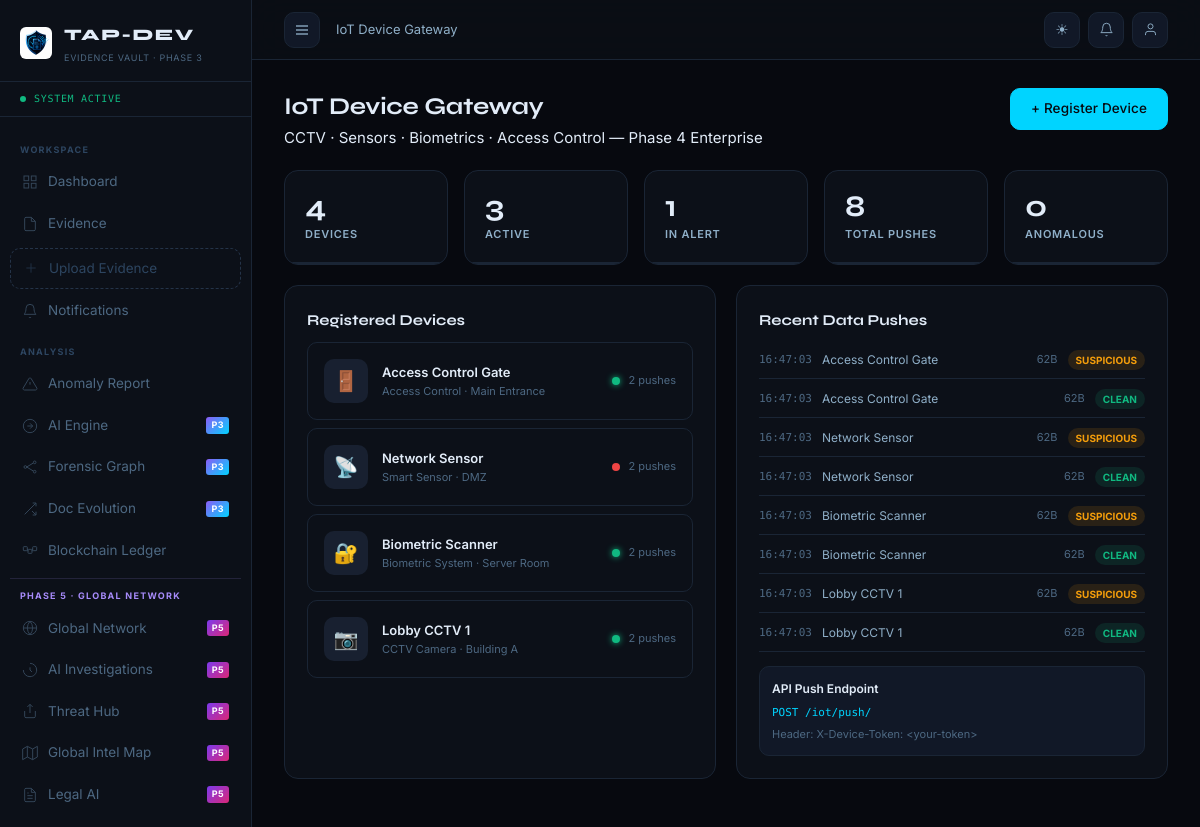
Page /iot/ (signed in) on the committed database.
### apps/iot_gateway/models.py (models this page shows, shortened)
class IoTDevice(models.Model):
    DEVICE_TYPE = [
        ('CCTV','CCTV Camera'),('SENSOR','Smart Sensor'),('BIOMETRIC','Biometric System'),
        ('ACCESS_CTRL','Access Control'),('INDUSTRIAL','Industrial IoT'),('NETWORK','Network Device'),
        ('MOBILE_UNIT','Mobile Unit'),('DRONE','Drone / UAV'),('WEARABLE','Wearable Device'),
    ]
    STATUS_CHOICES = [('ACTIVE','Active'),('INACTIVE','Inactive'),('ALERT','In Alert'),('MAINTENANCE','Maintenance')]
    id           = models.UUIDField(primary_key=True, default=uuid.uuid4, editable=False)
    organization = models.ForeignKey('tap_org.Organization', on_delete=models.CASCADE, related_name='iot_devices')
    name         = models.CharField(max_length=150)
    device_type  = models.CharField(max_length=20, choices=DEVICE_TYPE)
    serial_number = models.CharField(max_length=100, unique=True)
    location     = models.CharField(max_length=200, blank=True)
    ip_address   = models.GenericIPAddressField(null=True, blank=True)
    api_token    = models.CharField(max_length=64, unique=True)
    status       = models.CharField(max_length=15, choices=STATUS_CHOICES, default='ACTIVE')
    registered_at = models.DateTimeField(auto_now_add=True)
    registered_by = models.ForeignKey(User, on_delete=models.SET_NULL, null=True)
    last_ping    = models.DateTimeField(null=True, blank=True)
    total_pushes = models.BigIntegerField(default=0)
    firmware_version = models.CharField(max_length=50, blank=True)
    geo_lat      = models.FloatField(null=True, blank=True)
    geo_lon      = models.FloatField(null=True, blank=True)
    metadata     = models.JSONField(default=dict)
    class Meta:
        db_table = 'tap_iot_devices'
        ordering = ['-registered_at']

class IoTDataPush(models.Model):
    VERDICT_CHOICES = [('CLEAN','Clean'),('SUSPICIOUS','Suspicious'),('ANOMALOUS','Anomalous'),('PENDING','Pending')]
    device       = models.ForeignKey(IoTDevice, on_delete=models.CASCADE, related_name='data_pushes')
    received_at  = models.DateTimeField(auto_now_add=True)
    payload_hash = models.CharField(max_length=64)
    payload_size = models.IntegerField(default=0)
    payload_type = models.CharField(max_length=50, default='json')
    verdict      = models.CharField(max_length=15, choices=VERDICT_CHOICES, default='PENDING')
    ai_score     = models.FloatField(default=0.0)
    evidence     = models.ForeignKey('tap_evidence.Evidence', null=True, blank=True, on_delete=models.SET_NULL)
    raw_preview  = models.TextField(blank=True)
    metadata     = models.JSONField(default=dict)
    class Meta:
        db_table = 'tap_iot_pushes'
        ordering = ['-received_at']

### apps/iot_gateway/views.py (the view)
    @login_required
    def wrap(request, *args, **kwargs):
        if getattr(getattr(request.user,'profile',None),'role','') in ('ANALYST','ADMIN'):
            return fn(request, *args, **kwargs)
        messages.error(request, 'Access denied.')
        return redirect('dashboard:home')

### apps/iot_gateway/views.py (called while the page is built)
def admin_required(fn):
    @login_required
    def wrap(request, *args, **kwargs):
        if getattr(getattr(request.user,'profile',None),'role','') in ('ANALYST','ADMIN'):
            return fn(request, *args, **kwargs)
        messages.error(request, 'Access denied.')
        return redirect('dashboard:home')
    return wrap

@admin_required
def iot_dashboard(request):
    devices   = IoTDevice.objects.select_related('organization').order_by('-registered_at')
    pushes    = IoTDataPush.objects.select_related('device').order_by('-received_at')[:40]
    active    = devices.filter(status='ACTIVE').count()
    alert_ct  = devices.filter(status='ALERT').count()
    total_pushes = IoTDataPush.objects.count()
    anomalous = IoTDataPush.objects.filter(verdict='ANOMALOUS').count()
    return render(request, 'iot_gateway/dashboard.html', {
        'devices': devices, 'pushes': pushes,
        'stats': {'total': devices.count(), 'active': active, 'alert': alert_ct,
                  'total_pushes': total_pushes, 'anomalous': anomalous},
    })

### apps/notifications/context_processors.py (called while the page is built)
def notifications_ctx(request):
    if request.user.is_authenticated:
        count = request.user.notifications.filter(is_read=False).count()
        return {'unread_notifications': count}
    return {'unread_notifications': 0}

### apps/users/models.py (called while the page is built)
    def get_avatar_initials(self):
        fn = self.user.first_name[:1] if self.user.first_name else ''
        ln = self.user.last_name[:1]  if self.user.last_name  else ''
        return (fn + ln).upper() or self.user.username[:2].upper()

### templates/iot_gateway/dashboard.html (shortened to what this page needs)
{% extends 'base.html' %}
{% block breadcrumb %}IoT Device Gateway{% endblock %}
{% block content %}
<div class="page-header" style="margin-bottom:20px;">
  <div class="page-header-left"><div class="page-title">IoT Device Gateway</div>
    <div class="page-subtitle">CCTV · Sensors · Biometrics · Access Control — Phase 4 Enterprise</div></div>
  <a href="{% url 'iot:register' %}" class="btn btn-primary">+ Register Device</a>
</div>
<div class="stats-grid" style="grid-template-columns:repeat(5,1fr);margin-bottom:20px;">
  <div class="stat-card"><div class="stat-value">{{ stats.total }}</div><div class="stat-label">Devices</div></div>
  <div class="stat-card"><div class="stat-value risk-safe">{{ stats.active }}</div><div class="stat-label">Active</div></div>
  <div class="stat-card"><div class="stat-value risk-critical">{{ stats.alert }}</div><div class="stat-label">In Alert</div></div>
  <div class="stat-card"><div class="stat-value">{{ stats.total_pushes }}</div><div class="stat-label">Total Pushes</div></div>
  <div class="stat-card"><div class="stat-value risk-high">{{ stats.anomalous }}</div><div class="stat-label">Anomalous</div></div>
</div>
<div class="two-col" style="gap:20px;">
  <div class="card">
    <div class="card-header"><div class="card-title">Registered Devices</div></div>
    <div style="display:flex;flex-direction:column;gap:8px;margin-top:10px;">
      {% for device in devices %}
      <div class="device-card">
        <div class="device-icon">{% if device.device_type == "CCTV" %}📷{% elif device.device_type == "BIOMETRIC" %}🔐{% elif device.device_type == "SENSOR" %}📡{% elif device.device_type == "ACCESS_CTRL" %}🚪{% else %}💻{% endif %}</div>
        <div style="flex:1;min-width:0;">
          <div style="font-size:13px;font-weight:600;color:var(--text);">{{ device.name }}</div>
          <div style="font-size:11px;color:var(--text-3);">{{ device.get_device_type_display }} · {{ device.location|default:"No location" }}</div>
        </div>
        <div style="display:flex;align-items:center;gap:8px;">
          <div class="device-status-dot {{ device.status|lower }}"></div>
          <span style="font-size:11px;color:var(--text-3);">{{ device.total_pushes }} pushes</span>
        </div>
      </div>
      {% empty %}
      <div style="text-align:center;padding:32px;color:var(--text-3);font-size:13px;">No devices registered yet. <a href="{% url 'iot:register' %}">Register one →</a></div>
      {% endfor %}
    </div>
  </div>
  <div class="card">
    <div class="card-header"><div class="card-title">Recent Data Pushes</div></div>
    <div style="display:flex;flex-direction:column;gap:2px;margin-top:10px;">
      {% for push in pushes %}
      <div class="push-row">
        <div style="font-size:11px;color:var(--text-3);font-family:var(--font-mono);flex-shrink:0;">{{ push.received_at|date:"H:i:s" }}</div>
        <div style="flex:1;font-size:12px;color:var(--text-2);">{{ push.device.name|truncatechars:20 }}</div>
        <div style="font-size:11px;color:var(--text-3);">{{ push.payload_size }}B</div>
        <span class="verdict-pill {{ push.verdict }}">{{ push.verdict }}</span>
      </div>
      {% empty %}<div style="font-size:13px;color:var(--text-3);padding:16px;">No pushes yet.</div>
      {% endfor %}
    </div>
    <div style="margin-top:14px;padding:12px;background:var(--bg-2);border-radius:var(--r-md);border:1px solid var(--border);">
      <div style="font-size:12px;font-weight:600;margin-bottom:6px;">API Push Endpoint</div>
      <div style="font-family:var(--font-mono);font-size:11px;color:var(--accent);">POST /iot/push/</div>
      <div style="font-size:11px;color:var(--text-3);margin-top:4px;">Header: X-Device-Token: &lt;your-token&gt;</div>
    </div>
  </div>
</div>
{% endblock %}

### rows in the picture
IoTDevice: name "Access Control Gate", device_type "Access Control", location "Main Entrance", total_pushes "2"
IoTDevice: name "Network Sensor", device_type "Smart Sensor", location "DMZ", total_pushes "2"
IoTDevice: name "Biometric Scanner", device_type "Biometric System", location "Server Room", total_pushes "2"
IoTDevice: name "Lobby CCTV 1", device_type "CCTV Camera", location "Building A", total_pushes "2"
IoTDataPush: received_at "16:47:03", device.name "Access Control Gate", payload_size "62", verdict "SUSPICIOUS"
IoTDataPush: received_at "16:47:03", device.name "Access Control Gate", payload_size "62", verdict "CLEAN"
IoTDataPush: received_at "16:47:03", device.name "Network Sensor", payload_size "62", verdict "SUSPICIOUS"
IoTDataPush: received_at "16:47:03", device.name "Network Sensor", payload_size "62", verdict "CLEAN"
IoTDataPush: received_at "16:47:03", device.name "Biometric Scanner", payload_size "62", verdict "SUSPICIOUS"
IoTDataPush: received_at "16:47:03", device.name "Biometric Scanner", payload_size "62", verdict "CLEAN"
IoTDataPush: received_at "16:47:03", device.name "Lobby CCTV 1", payload_size "62", verdict "SUSPICIOUS"
IoTDataPush: received_at "16:47:03", device.name "Lobby CCTV 1", payload_size "62", verdict "CLEAN"

### other values in the picture
{{ stats.total }} "4"
{{ stats.active }} "3"
{{ stats.alert }} "1"
{{ stats.total_pushes }} "8"
{{ stats.anomalous }} "0"
